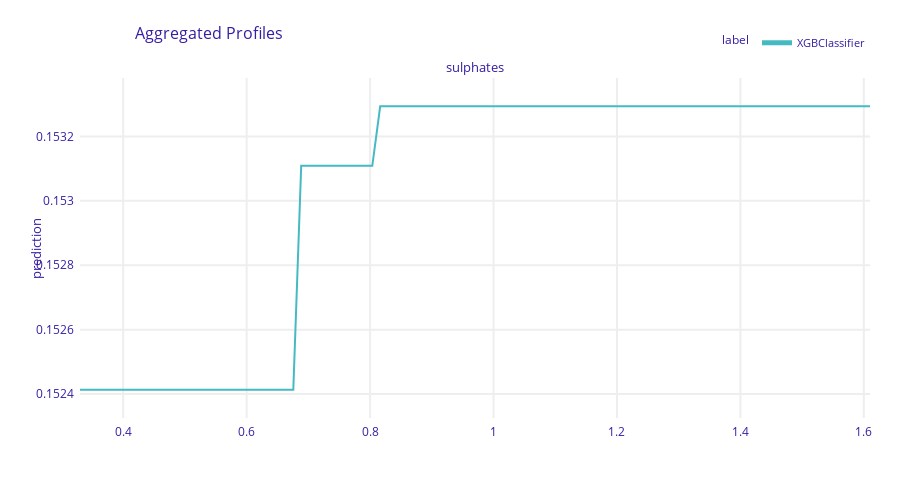

The notebook cell saved with this chart:
### Code cell
exp.model_profile(variables='sulphates').plot()

### Figure 1 — Plotly figure (JSON) as saved in the notebook; plotly's stock layout.template omitted (floating-point values rounded to 4 significant figures; data arrays with more than 128 entries replaced by an {"elided": "..."} marker saying what was removed)
{"data": [{"customdata": {"elided": "101x3 mixed values"}, "hovertemplate": "<b>%{hovertext}</b><br><br>prediction=%{y:.3f}<br>mean_prediction=%{customdata[0]:.3f}<extra></extra>", "hovertext": ["XGBClassifier", "XGBClassifier", "XGBClassifier", "XGBClassifier", "XGBClassifier", "XGBClassifier", "XGBClassifier", "XGBClassifier", "XGBClassifier", "XGBClassifier", "XGBClassifier", "XGBClassifier", "XGBClassifier", "XGBClassifier", "XGBClassifier", "XGBClassifier", "XGBClassifier", "XGBClassifier", "XGBClassifier", "XGBClassifier", "XGBClassifier", "XGBClassifier", "XGBClassifier", "XGBClassifier", "XGBClassifier", "XGBClassifier", "XGBClassifier", "XGBClassifier", "XGBClassifier", "XGBClassifier", "XGBClassifier", "XGBClassifier", "XGBClassifier", "XGBClassifier", "XGBClassifier", "XGBClassifier", "XGBClassifier", "XGBClassifier", "XGBClassifier", "XGBClassifier", "XGBClassifier", "XGBClassifier", "XGBClassifier", "XGBClassifier", "XGBClassifier", "XGBClassifier", "XGBClassifier", "XGBClassifier", "XGBClassifier", "XGBClassifier", "XGBClassifier", "XGBClassifier", "XGBClassifier", "XGBClassifier", "XGBClassifier", "XGBClassifier", "XGBClassifier", "XGBClassifier", "XGBClassifier", "XGBClassifier", "XGBClassifier", "XGBClassifier", "XGBClassifier", "XGBClassifier", "XGBClassifier", "XGBClassifier", "XGBClassifier", "XGBClassifier", "XGBClassifier", "XGBClassifier", "XGBClassifier", "XGBClassifier", "XGBClassifier", "XGBClassifier", "XGBClassifier", "XGBClassifier", "XGBClassifier", "XGBClassifier", "XGBClassifier", "XGBClassifier", "XGBClassifier", "XGBClassifier", "XGBClassifier", "XGBClassifier", "XGBClassifier", "XGBClassifier", "XGBClassifier", "XGBClassifier", "XGBClassifier", "XGBClassifier", "XGBClassifier", "XGBClassifier", "XGBClassifier", "XGBClassifier", "XGBClassifier", "XGBClassifier", "XGBClassifier", "XGBClassifier", "XGBClassifier", "XGBClassifier", "XGBClassifier"], "legendgroup": "XGBClassifier", "line": {"color": "#46bac2", "dash": "solid", "width": 2}, "marker": {"symbol": "circle"}, "mode": "lines", "name": "XGBClassifier", "opacity": 1, "orientation": "v", "showlegend": true, "type": "scatter", "x": [0.33, 0.3428, 0.3556, 0.3684, 0.3812, 0.394, 0.4068, 0.4196, 0.4324, 0.4452, 0.458, 0.4708, 0.4836, 0.4964, 0.5092, 0.522, 0.5348, 0.5476, 0.5604, 0.5732, 0.586, 0.5988, 0.6116, 0.6244, 0.6372, 0.65, 0.6628, 0.6756, 0.6884, 0.7012, 0.714, 0.7268, 0.7396, 0.7524, 0.7652, 0.778, 0.7908, 0.8036, 0.8164, 0.8292, 0.842, 0.8548, 0.8676, 0.8804, 0.8932, 0.906, 0.9188, 0.9316, 0.9444, 0.9572, 0.97, 0.9828, 0.9956, 1.008, 1.021, 1.034, 1.047, 1.06, 1.072, 1.085, 1.098, 1.111, 1.124, 1.136, 1.149, 1.162, 1.175, 1.188, 1.2, 1.213, 1.226, 1.239, 1.252, 1.264, 1.277, 1.29, 1.303, 1.316, 1.328, 1.341, 1.354, 1.367, 1.38, 1.392, 1.405, 1.418, 1.431, 1.444, 1.456, 1.469, 1.482, 1.495, 1.508, 1.52, 1.533, 1.546, 1.559, 1.572, 1.584, 1.597, 1.61], "xaxis": "x", "y": [0.1524, 0.1524, 0.1524, 0.1524, 0.1524, 0.1524, 0.1524, 0.1524, 0.1524, 0.1524, 0.1524, 0.1524, 0.1524, 0.1524, 0.1524, 0.1524, 0.1524, 0.1524, 0.1524, 0.1524, 0.1524, 0.1524, 0.1524, 0.1524, 0.1524, 0.1524, 0.1524, 0.1524, 0.1531, 0.1531, 0.1531, 0.1531, 0.1531, 0.1531, 0.1531, 0.1531, 0.1531, 0.1531, 0.1533, 0.1533, 0.1533, 0.1533, 0.1533, 0.1533, 0.1533, 0.1533, 0.1533, 0.1533, 0.1533, 0.1533, 0.1533, 0.1533, 0.1533, 0.1533, 0.1533, 0.1533, 0.1533, 0.1533, 0.1533, 0.1533, 0.1533, 0.1533, 0.1533, 0.1533, 0.1533, 0.1533, 0.1533, 0.1533, 0.1533, 0.1533, 0.1533, 0.1533, 0.1533, 0.1533, 0.1533, 0.1533, 0.1533, 0.1533, 0.1533, 0.1533, 0.1533, 0.1533, 0.1533, 0.1533, 0.1533, 0.1533, 0.1533, 0.1533, 0.1533, 0.1533, 0.1533, 0.1533, 0.1533, 0.1533, 0.1533, 0.1533, 0.1533, 0.1533, 0.1533, 0.1533, 0.1533], "yaxis": "y"}], "layout": {"annotations": [{"font": {"size": 13}, "showarrow": false, "text": "sulphates", "x": 0.5, "xanchor": "center", "xref": "paper", "y": 1, "yanchor": "bottom", "yref": "paper"}, {"font": {"size": 13}, "showarrow": false, "text": "prediction", "textangle": -90, "x": -0.07, "xref": "paper", "y": 0.5, "yref": "paper"}], "font": {"color": "#371ea3"}, "height": 489, "hovermode": "x unified", "legend": {"font": {"size": 11}, "itemsizing": "constant", "orientation": "h", "title": {"font": {"size": 12}, "text": "label"}, "tracegroupgap": 0, "x": 1, "xanchor": "right", "y": 1.061, "yanchor": "bottom"}, "margin": {"b": 71, "r": 30, "t": 78}, "title": {"font": {"size": 16}, "text": "Aggregated Profiles", "x": 0.15}, "xaxis": {"anchor": "y", "automargin": true, "domain": [0, 1], "fixedrange": true, "gridwidth": 2, "showticklabels": true, "tickcolor": "white", "ticklen": 3, "ticks": "outside", "title": {"text": ""}, "type": "linear", "zeroline": false}, "yaxis": {"anchor": "x", "automargin": true, "domain": [0, 1], "fixedrange": true, "gridwidth": 2, "range": [0.1523, 0.1534], "tickcolor": "white", "ticklen": 3, "ticks": "outside", "title": {"text": ""}, "type": "linear", "zeroline": false}}}
